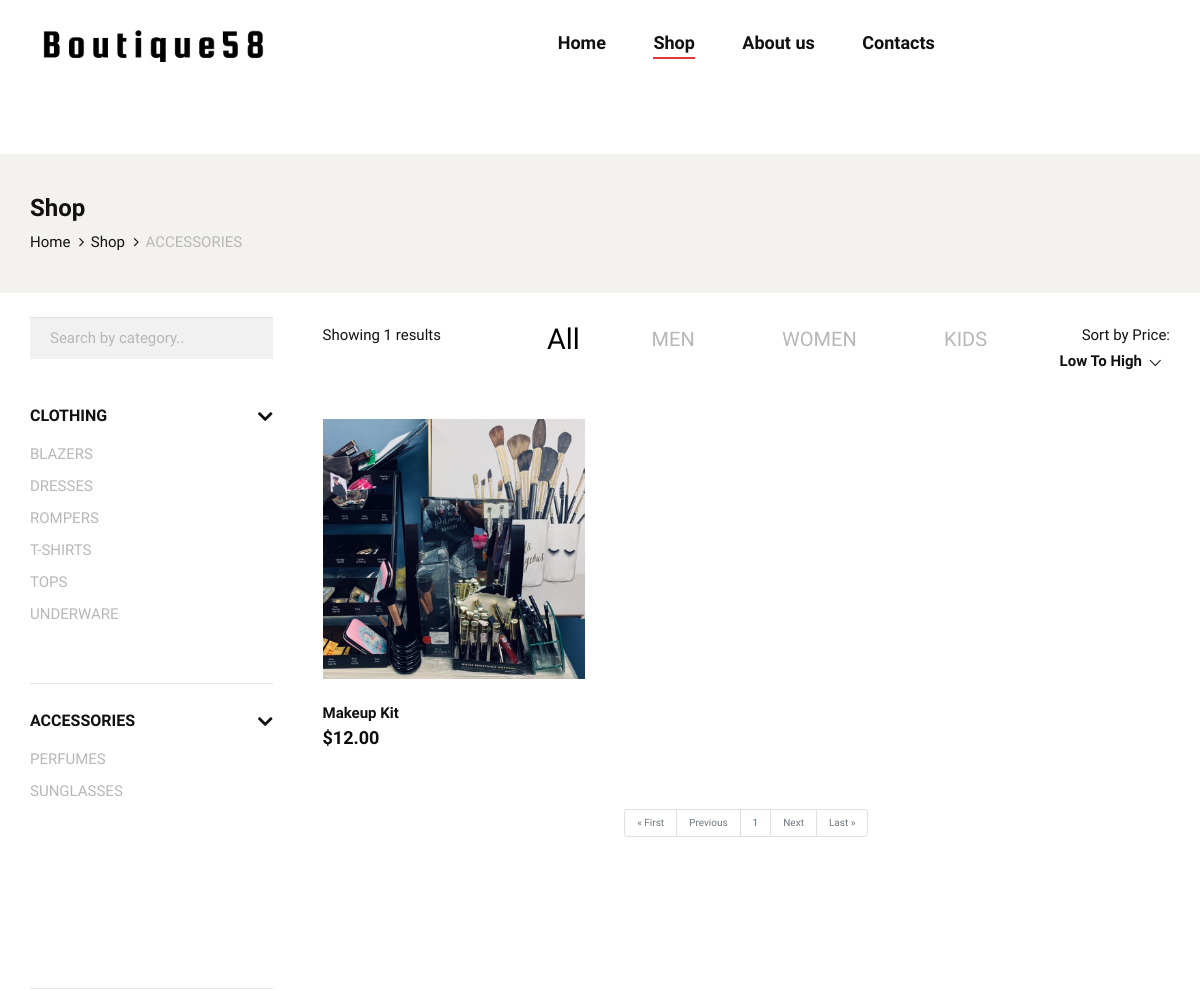
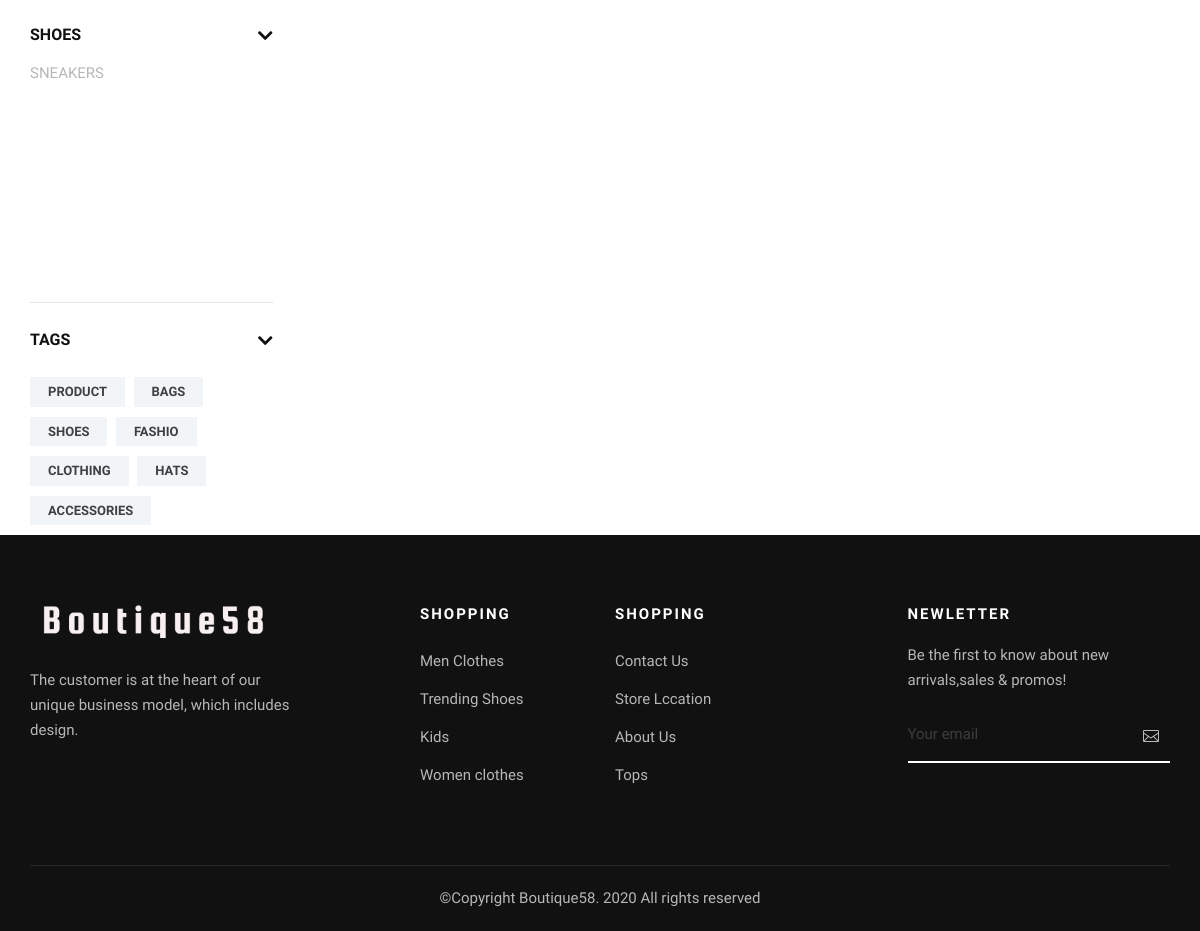
Page /category/ACCESSORIES on the committed database (2 pictures, top to bottom).
### store/models.py (models this page shows)
class Item(models.Model):
    name = models.CharField(max_length=50)
    Product_Img = models.ImageField(upload_to='images/')
    Price = models.DecimalField(max_digits=19, decimal_places=2)
    category_type=models.CharField(max_length=64,default="",choices=TYPE)
    categories=models.CharField(max_length=64,default="",choices=CATEGORIES)
    date = models.DateTimeField(default=datetime.now())
    gender=models.CharField(max_length=64,default="",choices=GENDER)

### store/views.py (the view, shortened to what this page needs)
# urls.py: path("category/<str:category>", views.cat, name="category"),
def cat(request, category):
	category=category.upper()
	results=Item.objects.filter(categories=category).order_by('Price')
	paginator = Paginator(results, 12)
	page_number = request.GET.get('page')
	page_obj = paginator.get_page(page_number)
	categories=Item.objects.values_list('categories',flat=True)
	categories=list(categories)
	categories = list(dict.fromkeys(categories))
	categories=sorted(categories)
	accesories=Item.objects.filter(category_type="ACCESSORIES").values_list('categories',flat=True)
	clothing=Item.objects.filter(category_type="CLOTHING").values_list('categories',flat=True)
	shoes=Item.objects.filter(category_type="SHOES").values_list('categories',flat=True)
	accesories=list(accesories)
	accesories = list(dict.fromkeys(accesories))
	accesories=sorted(accesories)
	clothing=list(clothing)
	clothing = list(dict.fromkeys(clothing))
	clothing=sorted(clothing)
	shoes=list(shoes)
	shoes = list(dict.fromkeys(shoes))
	shoes=sorted(shoes)
	return render(request, "store/category.html",{"page_obj":page_obj,"category":category,
	"count":Item.objects.filter(categories=category).count(),"order":"ascending","categories":categories,
		"accessories":accesories,"clothing":clothing,"shoes":shoes,})

### store/templates/store/category.html (shortened to what this page needs)
{% extends "store/layout.html" %}
{% load static %}
{% block body %}
<link rel="stylesheet" href="https://maxcdn.bootstrapcdn.com/bootstrap/3.4.1/css/bootstrap.min.css">
  <link rel="stylesheet" href="{% static 'css/bootstrap.min.css' %}" type="text/css">
  <link rel="stylesheet" href="{% static 'css/font-awesome.min.css' %}" type="text/css">
  <link rel="stylesheet" href="{% static 'css/elegant-icons.css' %}" type="text/css">
  <link rel="stylesheet" href="{% static 'css/magnific-popup.css' %}" type="text/css">
  <link rel="stylesheet" href="{% static 'css/nice-select.css' %}" type="text/css">
  <link rel="stylesheet" href="{% static 'css/owl.carousel.min.css' %}" type="text/css">
  <link rel="stylesheet" href="{% static 'css/slicknav.min.css' %}" type="text/css">
  <link rel="stylesheet" href="{% static 'css/style.css'%}" type="text/css">
    <section class="breadcrumb-option">
        <div class="container">
            <div class="row">
                <div class="col-lg-12">
                    <div class="breadcrumb__text">
                        <h4>Shop</h4>
                        <div class="breadcrumb__links">
                            <a href="{%url 'index'%}">Home</a>
                            <a href="{%url 'shop'%}">Shop</a>
                            <span>{{category}}</span>
                        </div>
                    </div>
                </div>
            </div>
        </div>
    </section>
    <br>
    <br>
    <section class="shop spad">
        <div class="container">
            <div class="row">
                <div class="col-lg-3">
                    <div class="shop__sidebar">
                        <div class="shop__sidebar__search">
                            <form autocomplete="off">
                                <div class="dropdown">
                                  <input class="form-control dropdown-toggle " id="myInput"  data-toggle="dropdown" type="text" placeholder="Search by category..">
                                </div>
                                </form>
                        </div>
                        <div class="shop__sidebar__accordion">
                            <div class="accordion" id="accordionExample">
                                <div class="card">
                                    <div class="card-heading">
                                        <a data-toggle="collapse" data-target="#collapseOne">Clothing</a>
                                    </div>
                                    <div id="collapseOne" class="collapse show " data-parent="#accordionExample">
                                        <div class="card-body">
                                            <div class="shop__sidebar__categories">
                                                <ul class="nice-scroll">
                                                    {%for category in clothing%}
                                                    <li><a  class="cat {{category}}" href="{%url 'category' category%}">{{category}} </a></li>
                                                    {%endfor%}
                                                </ul>
                                            </div>
                                        </div>
                                    </div>
                                </div>
                                <div class="card">
                                    <div class="card-heading">
                                        <a data-toggle="collapse" data-target="#collapseTwo">Accessories</a>
                                    </div>
                                    <div id="collapseTwo" class="collapse show" data-parent="#accordionExample">
                                        <div class="card-body">
                                            <div class="shop__sidebar__categories">
                                                <ul class="nice-scroll">
                                                    {%for category in accessories%}
                                                    <li><a  class="cat {{category}}" href="{%url 'category' category%}">{{category}} </a></li>
                                                    {%endfor%}
                                                </ul>
                                            </div>
                                        </div>
                                    </div>
                                </div>
                                <div class="card">
                                    <div class="card-heading">
                                        <a data-toggle="collapse" data-target="#collapseThree">Shoes</a>
                                    </div>
                                    <div id="collapseThree" class="collapse show" data-parent="#accordionExample">
                                        <div class="card-body">
                                            <div class="shop__sidebar__categories">
                                                <ul class="nice-scroll">
                                                    {%for category in shoes%}
                                                    <li><a  class="cat {{category}}" href="{%url 'category' category%}">{{category}} </a></li>
                                                    {%endfor%}
                                                </ul>
                                            </div>
                                        </div>
                                    </div>
                                </div>
                                <div class="card">
                                    <div class="card-heading">
                                        <a data-toggle="collapse" data-target="#collapseSix">Tags</a>
                                    </div>
                                    <div id="collapseSix" class="collapse show" data-parent="#accordionExample">
                                        <div class="card-body">
                                            <div class="shop__sidebar__tags">
                                                <a href="#">Product</a>
                                                <a href="#">Bags</a>
                                                <a href="#">Shoes</a>
                                                <a href="#">Fashio</a>
                                                <a href="#">Clothing</a>
                                                <a href="#">Hats</a>
                                                <a href="#">Accessories</a>
                                            </div>
                                        </div>
                                    </div>
                                </div>
                            </div>
                        </div>
                    </div>
                </div>
                <div class="col-lg-9">
                    <div class="shop__product__option">
                        <div class="row">
                            <div class="col-lg-3 col-md-3 col-sm-3">
                                <div class="shop__product__option__left">
                                    <p>Showing {% if page_obj.has_next %}1–12 of {%endif%} {{count}} results</p>
                                </div>
                            </div>
                            <div class="col-lg-1 col-md-1 col-sm-1">
                                <div class="shop__product__option__right">
                                    <h4  style="text-align: center;"><a class="gender all" style="color: black; font-size: larger;" href="{% url 'category' category%}">All</a></h4>
                                </div>
                            </div>
                            <div class="col-lg-2 col-md-2 col-sm-2">
                                <div class="shop__product__option__right">
                                    <h4 style="text-align: center;"><a class="gender men" href="{% url 'gender_category' 'men' category%}">MEN</a></h4>
                                </div>
                            </div>
                            <div class="col-lg-2 col-md-2 col-sm-2">
                                <div class="shop__product__option__right">
                                    <h4 style="text-align: center;"><a class="gender women" href="{% url 'gender_category' 'women' category%}">WOMEN</a> </h4>
                                </div>
                            </div>
                            <div class="col-lg-2 col-md-2 col-sm-2">
                                <div class="shop__product__option__right">
                                    <h4 style="text-align: center;" ><a class="gender kids" href="{% url 'gender_category' 'kids' category%}">KIDS</a></h4>
                                </div>
                            </div>
                            <div class="col-lg-2 col-md-2 col-sm-2">
                                <form  action="" method="POST">
                                <div class="shop__product__option__right">
                                    <p>Sort by Price:</p>
                                </div>
                            </form>
                            </div>
                        </div>
                    </div>
                    <div class="row">
                        {% for product in  page_obj %}
                        <div class="col-lg-4 col-md-6 col-sm-6">
                            <div class="product__item">
                                <div class="product__item__pic set-bg" data-setbg="{{product.Product_Img.url}}">
                                </div>
                                <div class="product__item__text">
                                    <h6>{{product.name}}</h6>
                                    <h5>${{product.Price}}</h5>
                                </div>
                            </div>
                        </div>
                        {%endfor%}
                    </div>
                    <div class="container">
                        <ul class="pagination justify-content-center">
                            {% if page_obj.has_previous %}
                                <li class="page-item"><a href="?page=1" class="page-link">&laquo; First</a></li>
                                <li class="page-item"><a href="?page={{ page_obj.previous_page_number }}" class="page-link">Previous</a></li>
                            {% else %}
                            <li class="page-item disabled"><a class="page-link">&laquo; First</a></li>
                            <li class="page-item disabled"><a class="page-link">Previous</a></li>
                            {% endif %}
                                <li class="page-item"><a class="page-link">{{ page_obj.number }}</a></li>
                            {% if page_obj.has_next %}
                            <li class="page-item"><a href="?page={{ page_obj.next_page_number }}" class="page-link">Next</a></li>
                            <li class="page-item"><a href="?page={{ page_obj.paginator.num_pages }}" class="page-link">Last &raquo;</a></li>
                            {% else %}
                            <li class="page-item disabled"><a class="page-link">Next</a></li>
                            <li class="page-item disabled"><a class="page-link">Last &raquo;</a></li>
                            {% endif %}
                        </ul>
                    </div>
                </div>
            </div>
        </div>
    </section>
    {%endblock%}

### rows in the picture
Item: categories "ACCESSORIES", name "Makeup Kit", Price "12.00"

### other values in the picture
{{ category }} "BLAZERS" "DRESSES" "ROMPERS" "T-SHIRTS" "TOPS" "UNDERWARE"
{{ category }} "PERFUMES" "SUNGLASSES"
{{ category }} "SNEAKERS"
{{ count }} "1"
{{ page_obj.number }} "1"
